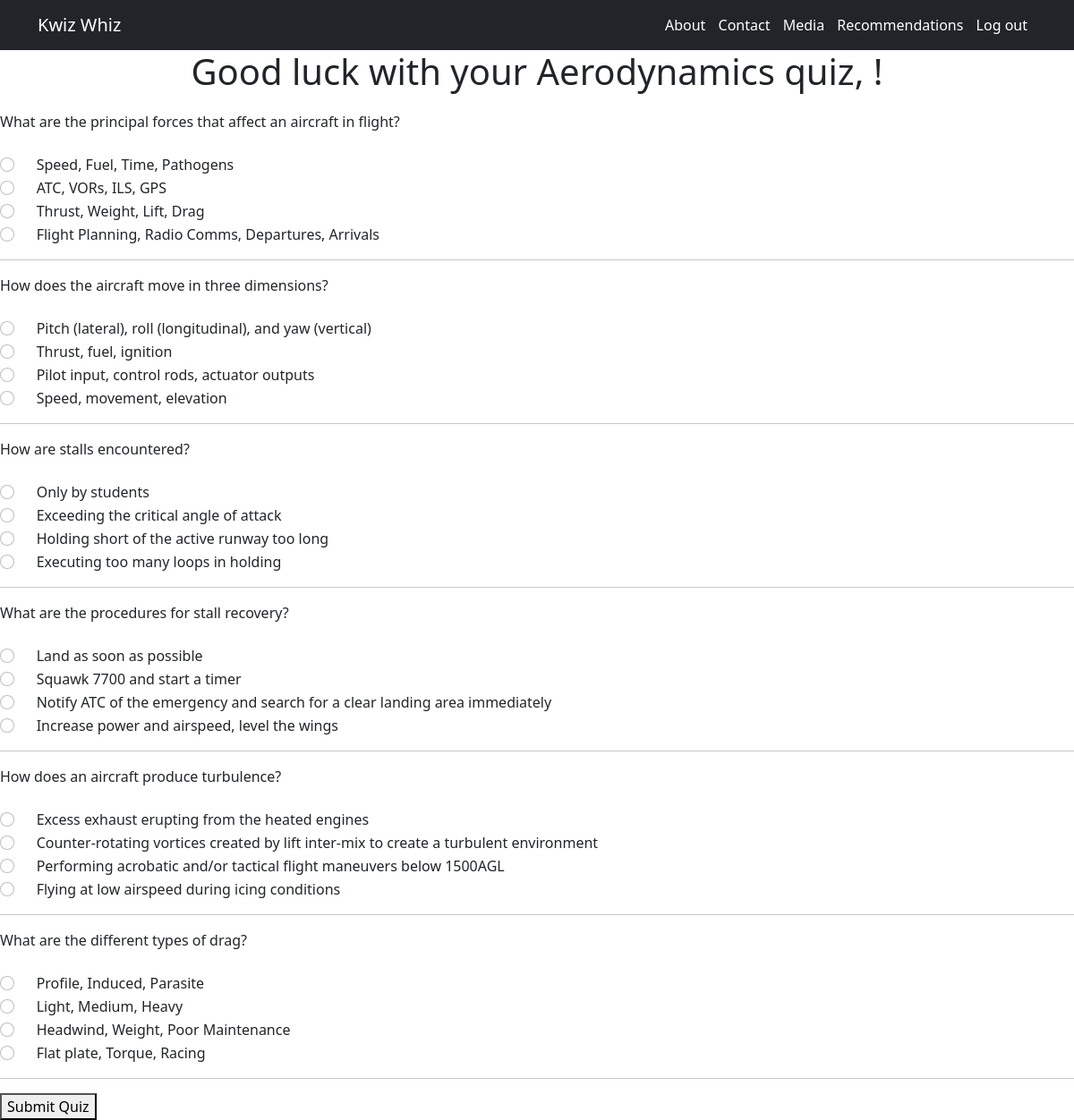
The app's page /takequiz/3 with its own data.
### kwizwhiz_app/models.py (models this page shows, shortened)
class Quiz(models.Model):
    class Meta:
        verbose_name_plural = "Quizzes"
        ordering = ['id']
    topic = models.ForeignKey(Topic, related_name='quizzes', on_delete=models.DO_NOTHING)
    title = models.CharField(max_length=100, default='New Quiz')
    created_at = models.DateTimeField(auto_now_add=True)
    updated_at = models.DateTimeField(auto_now=True)

class Question(models.Model):
    class Meta:
        ordering = ['quiz']
    quiz = models.ForeignKey(Quiz, related_name='questions', on_delete=models.CASCADE)
    title = models.CharField(max_length=255)

class Answer(models.Model):
    question = models.ForeignKey(Question, related_name='answers', on_delete=models.CASCADE)
    answer_text = models.CharField(max_length=255)
    is_right = models.BooleanField(default=False)

### kwizwhiz_app/views.py (the view)
# urls.py: path('takequiz/<int:quiz_id>', views.takequiz),
def takequiz(request, quiz_id):
    quiz = Quiz.objects.get(id = quiz_id)
    questions = Question.objects.all()
    answers = Answer.objects.all()
    context = {
        "answers": answers,
        "questions": questions,
        "quiz": quiz
    }
    return render(request, "takequiz.html", context)

### kwizwhiz_app/templates/takequiz.html (shortened to what this page needs)
<!DOCTYPE html>
<html lang="en">
<head>
    <link href="https://cdn.jsdelivr.net/npm/bootstrap@5.0.2/dist/css/bootstrap.min.css" rel="stylesheet">
    {% load static %}
    <link rel="stylesheet" href="{% static 'css/index.css' %}">
</head>
<body>
    <nav class="navbar navbar-expand-lg navbar-dark bg-dark">
        <div class="container">
        <a class="navbar-brand" href="/">Kwiz Whiz</a>
            <span class="navbar-text">
                <span class="navbar-text">
                    <a href="/about">About</a>
                    <a href="/contact">Contact</a>
                    <a href="/media">Media</a>
                    <a href="/recommend">Recommendations</a>
                    <a href="/logout">Log out</a>
                </span>
            </span>
        </div>
    </nav>
    <h1>Good luck with your {{quiz.title}} quiz, {{request.session.name}}!</h1>
    <div>
        <div>
            <form method="POST" action="/processquiz/{{quiz.id}}">
            {% for question in quiz.questions.all %}
            <div><label for="question">{{question.title}}</label></div>
            <br>
                {% for answer in question.answers.all %}
                <div class="form-check">
                  <input class="form-check-input" type="radio" id="html" name="answer-{{question.id}}" value="{{answer.answer_text}}">
                   <label class="form-check-label" for="html">{{answer.answer_text}}</label>
                </div>
                {% endfor %}
            <hr>
            {% endfor %}
            <button type="submit">Submit Quiz</button>
            </form>
        </div>
    </div>
</body>
</html>

### kwizwhiz_app/static/css/index.css (style rules this page uses)
span a { padding-right: 10px; text-decoration: none; }
h5, h3, h1 { text-align: center; height: 60px; }

### records on screen
Quiz: title "Aerodynamics"
Question: title "What are the principal forces that affect an aircraft in flight?"
Answer: answer_text "Speed, Fuel, Time, Pathogens"
Answer: answer_text "ATC, VORs, ILS, GPS"
Answer: answer_text "Thrust, Weight, Lift, Drag"
Answer: answer_text "Flight Planning, Radio Comms, Departures, Arrivals"
Question: title "How does the aircraft move in three dimensions?"
Answer: answer_text "Pitch (lateral), roll (longitudinal), and yaw (vertical)"
Answer: answer_text "Thrust, fuel, ignition"
Answer: answer_text "Pilot input, control rods, actuator outputs"
Answer: answer_text "Speed, movement, elevation"
Question: title "How are stalls encountered?"
Answer: answer_text "Only by students"
Answer: answer_text "Exceeding the critical angle of attack"
Answer: answer_text "Holding short of the active runway too long"
Answer: answer_text "Executing too many loops in holding"
Question: title "What are the procedures for stall recovery?"
Answer: answer_text "Land as soon as possible"
Answer: answer_text "Squawk 7700 and start a timer"
Answer: answer_text "Notify ATC of the emergency and search for a clear landing area immediately"
Answer: answer_text "Increase power and airspeed, level the wings"
Question: title "How does an aircraft produce turbulence?"
Answer: answer_text "Excess exhaust erupting from the heated engines"
Answer: answer_text "Counter-rotating vortices created by lift inter-mix to create a turbulent environment"
Answer: answer_text "Performing acrobatic and/or tactical flight maneuvers below 1500AGL"
Answer: answer_text "Flying at low airspeed during icing conditions"
Question: title "What are the different types of drag?"
Answer: answer_text "Profile, Induced, Parasite"
Answer: answer_text "Light, Medium, Heavy"
Answer: answer_text "Headwind, Weight, Poor Maintenance"
Answer: answer_text "Flat plate, Torque, Racing"
